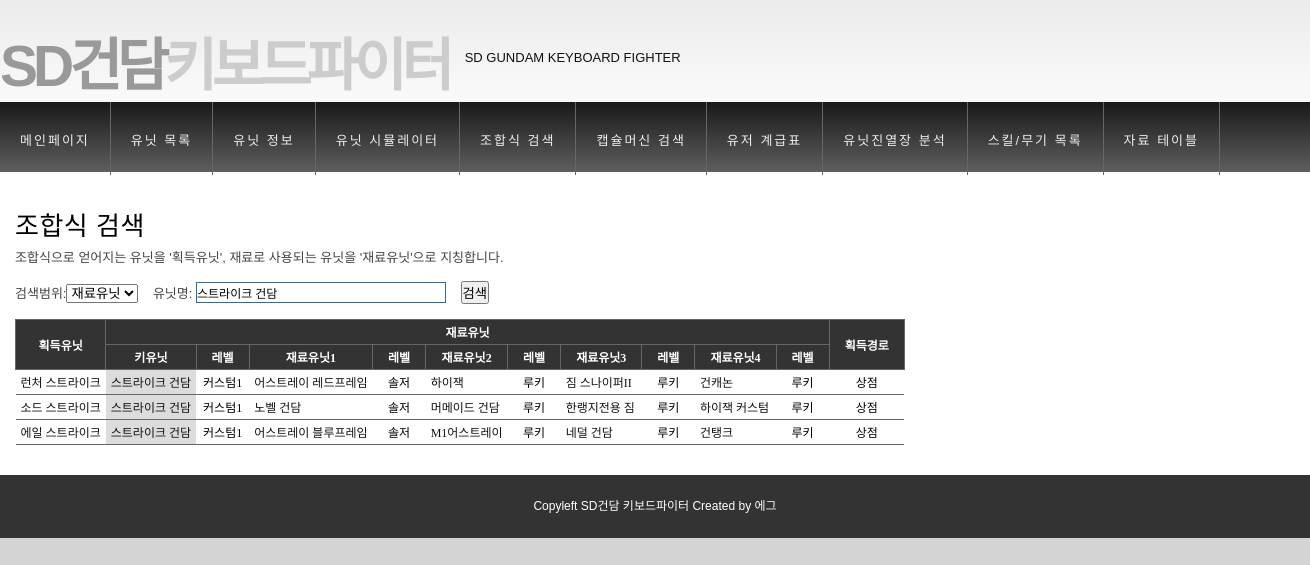
Page /mix_search.php?searchRange_q=mat&unitID_q=15003 on the earlier database version.
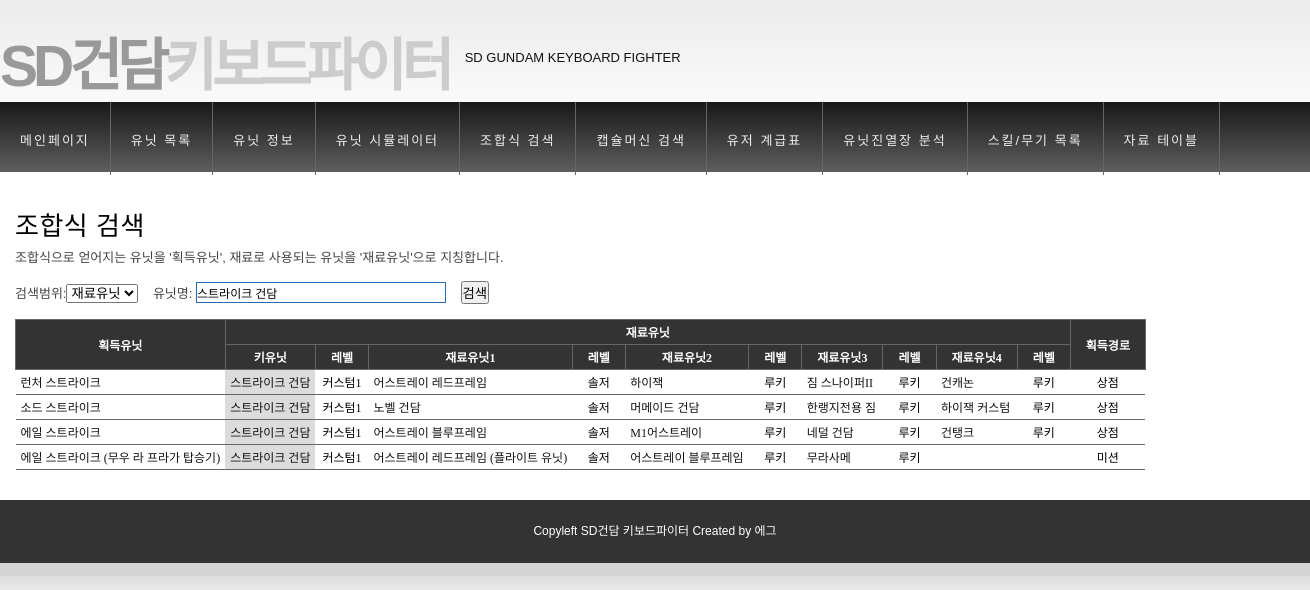
Same page on the later database version.
### tables this page shows
CREATE TABLE IF NOT EXISTS `unit` (
  `UnitID` int(11) DEFAULT NULL,
  `UnitNo` int(11) DEFAULT NULL,
  `Model` varchar(30) DEFAULT NULL,
  `RankPrefix` char(1) DEFAULT NULL,
  `RankSuffix` char(1) DEFAULT NULL,
  `Property` varchar(3) DEFAULT NULL,
  `Weapon1No` int(11) DEFAULT NULL,
  `Weapon1Name` varchar(20) DEFAULT NULL,
  `Weapon2No` int(11) DEFAULT NULL,
  `Weapon2Name` varchar(20) DEFAULT NULL,
  `Weapon3No` int(11) DEFAULT NULL,
  `Weapon3Name` varchar(20) DEFAULT NULL,
  `Weapon4No` int(11) DEFAULT NULL,
  `Weapon4Name` varchar(20) DEFAULT NULL,
  `Weapon5No` int(11) DEFAULT NULL,
  `Weapon5Name` varchar(20) DEFAULT NULL,
  `Weapon6No` int(11) DEFAULT NULL,
  `Weapon6Name` varchar(20) DEFAULT NULL,
  `Skill1Name` varchar(20) DEFAULT NULL,
  `Skill2Name` varchar(20) DEFAULT NULL,
  `Skill3Name` varchar(20) DEFAULT NULL,
  `UnitStat1` float DEFAULT NULL,
  `UnitStat2` float DEFAULT NULL,
  `UnitStat3` float DEFAULT NULL,
  `UnitStat4` float DEFAULT NULL,
  `UnitStat5` float DEFAULT NULL,
  `UnitStat6` float DEFAULT NULL,
  `Comment` text,
  `Landform` varchar(5) DEFAULT NULL,
  `Modification` varchar(3) DEFAULT NULL,
  `Repair` varchar(3) DEFAULT NULL,
  `Oversize` varchar(3) DEFAULT NULL,
  `Sniping` varchar(3) DEFAULT NULL
);

CREATE TABLE IF NOT EXISTS `mix` (
  `ResultUnitID` int(11) DEFAULT NULL,
  `KeyUnitID` int(11) DEFAULT NULL,
  `KeyUnitLevel` varchar(5) DEFAULT NULL,
  `MatUnit1ID` int(11) DEFAULT NULL,
  `MatUnit1Level` varchar(5) DEFAULT NULL,
  `MatUnit2ID` int(11) DEFAULT NULL,
  `MatUnit2Level` varchar(5) DEFAULT NULL,
  `MatUnit3ID` int(11) DEFAULT NULL,
  `MatUnit3Level` varchar(5) DEFAULT NULL,
  `MatUnit4ID` int(11) DEFAULT NULL,
  `MatUnit4Level` varchar(5) DEFAULT NULL,
  `Acquisition` varchar(5) DEFAULT NULL
);

### inc/function.php (called while the page is built, shortened)
<?
function GetModelByUnitID($unitID){
	$query="SELECT Model FROM unit WHERE UnitID='$unitID'";
	$result=mysql_query($query);
	$row=mysql_fetch_array($result);
	return $row['Model'];
}
?>

### mix_search.php (the view, shortened to what this page needs)
<?
include_once("header.php");
$unitID="";
$model="";
if( strlen($_GET["unitID_q"])!=0 ){
	$unitID=$_GET["unitID_q"];
	$model=getModelByUnitID($unitID);
}else if(strlen($_GET["model_q"])!=0){
	$model=$_GET["model_q"];
	$unitID=getUnitIDByModel($model);
	if(strlen($unitID)==0){
		$unitID="";
	}
}
$searchRange="";
if( strlen($_GET["searchRange_q"])!=0 ){
	$searchRange=$_GET["searchRange_q"];
}
$query="SELECT
	r.Model AS ResultUnitName,	m.ResultUnitID,
	k.Model AS KeyUnitName, m.KeyUnitLevel, m.KeyUnitID,
	m1.Model AS MatUnit1Name, m.MatUnit1Level, m.MatUnit1ID,
	m2.Model AS MatUnit2Name, m.MatUnit2Level, m.MatUnit2ID,
	m3.Model AS MatUnit3Name, m.MatUnit3Level, m.MatUnit3ID,
	m4.Model AS MatUnit4Name, m.MatUnit4Level, m.MatUnit4ID,
	m.Acquisition
	FROM mix AS m
	LEFT JOIN unit AS r ON m.ResultUnitID=r.UnitID
	LEFT JOIN unit AS k ON m.KeyUnitID=k.UnitID
	LEFT JOIN unit AS m1 ON m.MatUnit1ID=m1.UnitID
	LEFT JOIN unit AS m2 ON m.MatUnit2ID=m2.UnitID
	LEFT JOIN unit AS m3 ON m.MatUnit3ID=m3.UnitID
	LEFT JOIN unit AS m4 ON m.MatUnit4ID=m4.UnitID";
$query_order="ORDER BY ResultUnitName ASC";
$query_result="r.UnitID='$unitID'";
$query_mat=" (k.UnitID='$unitID' OR
	m1.UnitID='$unitID' OR
	m2.UnitID='$unitID' OR
	m3.UnitID='$unitID' OR
	m4.UnitID='$unitID')";
$query_final="";
if($unitID==""){
	$query_final=$query." ".$query_order;
}else if($searchRange=="result"){
	$query_final=$query." WHERE ".$query_result." ".$query_order;
}else if($searchRange=="mat"){
	$query_final=$query." WHERE ".$query_mat." ".$query_order;
}else{
	$query_final=$query." WHERE ".$query_result." OR ".$query_mat." ".$query_order;
}
$result=mysql_query($query_final);
?>
<h2>조합식 검색</h2>
조합식으로 얻어지는 유닛을 '획득유닛', 재료로 사용되는 유닛을 '재료유닛'으로 지칭합니다.<br/>
<br/>
<form action="mix_search.php" method="get">
	검색범위:<select name="searchRange_q">
		<option value="mat" <?if($searchRange=="mat"){echo "selected='selected'"; }?> >재료유닛</option>
	</select>
	&nbsp;&nbsp;
	유닛명: <input type="text" autocomplete="off" id="model_q" name="model_q" class="inputtext suggest_common" value="<?=$model?>"/>
	<input type="submit" value="검색" />
</form>
<br/>
<table class="example">
<thead>
<tr>
	<th rowspan="2">획득유닛</th>
	<th colspan="10">재료유닛</th>
	<th rowspan="2">획득경로</th>
</tr>
<tr>
	<th>키유닛</th>
	<th>레벨</th>
	<th>재료유닛1</th>
	<th>레벨</th>
	<th>재료유닛2</th>
	<th>레벨</th>
	<th>재료유닛3</th>
	<th>레벨</th>
	<th>재료유닛4</th>
	<th>레벨</th>
</tr>
</thead>
<tbody>
<?
if(!mysql_num_rows($result)){
	echo"<tr>
		<td colspan='12'><center><br/>검색 결과가 없습니다.<br/><br/></center></td>
		</tr>";
}else{
	while($row = mysql_fetch_array($result)){
		echo "<tr>";
		$searched="";
		echo "<td $searched><a href='unit_info.php?unitID_q=$row[ResultUnitID]'>$row[ResultUnitName]</a></td>";
		$searched="";
		if(strlen($unitID)!=0 && $unitID==$row[KeyUnitID]){
			$searched="class='searched'";
		}
		echo "<td $searched><a href='unit_info.php?unitID_q=$row[KeyUnitID]'>$row[KeyUnitName]</a></td>";
		echo "<td class='center'>$row[KeyUnitLevel]</td>";
		$searched="";
		echo "<td $searched><a href='unit_info.php?unitID_q=$row[MatUnit1ID]'>$row[MatUnit1Name]</a></td>";
		echo "<td class='center'>$row[MatUnit1Level]</td>";
		$searched="";
		echo "<td $searched><a href='unit_info.php?unitID_q=$row[MatUnit2ID]'>$row[MatUnit2Name]</a></td>";
		echo "<td class='center'>$row[MatUnit2Level]</td>";
		$searched="";
		echo "<td $searched><a href='unit_info.php?unitID_q=$row[MatUnit3ID]'>$row[MatUnit3Name]</a></td>";
		echo "<td class='center'>$row[MatUnit3Level]</td>";
		$searched="";
		echo "<td $searched><a href='unit_info.php?unitID_q=$row[MatUnit4ID]'>$row[MatUnit4Name]</a></td>";
		echo "<td class='center'>$row[MatUnit4Level]</td>";
		echo "<td class='center'>$row[Acquisition]</td>";
		echo "</tr>";
	}
}
?>
</tbody>
</table>
<?
include_once("footer.php");
?>

### header.php (shortened to what this page needs)
<?
include_once("inc/function.php");
?>
<html>
<head>
<link rel="stylesheet" href="styles/styles.css" type="text/css" />
<link rel="stylesheet" href="styles/table.css" type="text/css" />
<link rel="stylesheet" href="styles/unitInfo.css" type="text/css" />
<link rel="stylesheet" href="styles/unitSimulator.css" type="text/css" />
<link rel="stylesheet" href="styles/suggest.css" type="text/css" />
</head>
<body>
<table id="container">
<tr>
<td id="header">
	<h1><a href="index.php">SD건담<strong>키보드파이터</strong></a></h1>
	<h2>SD Gundam Keyboard Fighter</h2>
</td>
</tr>
<tr>
<td id="nav">
	<ul>
		<li><a href="index.php">메인페이지</a></li>
		<li><a href="unit_list.php">유닛 목록</a></li>
		<li><a href="unit_info.php">유닛 정보</a></li>
		<li><a href="unit_simulator.php">유닛 시뮬레이터</a></li>
		<li><a href="mix_search.php">조합식 검색</a></li>
		<li><a href="capsule_search.php">캡슐머신 검색</a></li>
		<li><a href="user_rank.php">유저 계급표</a></li>
		<li><a href="diorama_analysis.php">유닛진열장 분석</a></li>
		<li><a href="skill_weapon_list.php">스킬/무기 목록</a></li>
		<li><a href="data_table.php">자료 테이블</a></li>
	</ul>
</td>
</tr>
 <tr>
 <td id="content">

### footer.php (shortened to what this page needs)
</td>
</tr>
<tr>
<td id="footer">
 <p>Copyleft SD건담 키보드파이터 Created by <a href="http://lsm1987.tistory.com" target="_blank">에그</a></p>
</td>
</tr>
</table>
</body>
</html>

### styles/styles.css (style rules this page uses)
html { width:100%; }
body { background: #fff url('../images/bodybg.jpg') repeat-x scroll top left; margin:0; padding:0; font-family: Dotum, Arial, Helvetica, sans-serif; font-size: 12px; color: #444; width:100%; }
* { margin:0; padding:0; }
table { border:0px; padding:0px; margin:0px; border-collapse: collapse; }
p { line-height: 1.9em; margin-bottom: 20px; }
a:link { color: #111; text-decoration: none; }
h1 { color: #999; font-size: 35px; }
h2 { color: #000; font-family: Dotum, Arial, Helvetica, sans-serif; font-size: 26px; letter-spacing: 0.5px; font-weight: normal; padding: 0 0 5px; margin: 0; }
ul, ol { margin: 0 0 35px 35px; }
li { padding-bottom: 5px; }
.center { text-align:center; }
.inputtext { border:1px solid #2969b0; height:21px; padding-top:2px; font-size:12px; font-family:Dotum,����; }
#container { margin:0; padding:0; width:100%; }
#header { padding: 0; margin: 0; height: 94px; }
#header h1 { padding-top: 20px; }
#header h1 a { font-family: dotum, Arial, Helvetica, sans-serif; color: #999; font-size: 57px; font-weight: bold; text-decoration: none; letter-spacing: -5px; float: left; }
#header h1 a strong { font-weight: bold; color: #ccc; }
#header h2 { color: #111; float: left; font-family: Arial, Helvetica, sans-serif; font-size: 13px; margin-left: 12px; margin-top: 30px; padding-left: 4px; text-transform: uppercase; letter-spacing: 0; }
#nav { background: #fff url('../images/navbg.jpg') repeat-x scroll top left; height: 70px; width: 100%; }
#nav ul { list-style: none; padding: 0; margin: 0; height: 70px; width:1300px; white-space:nowrap; }
#nav ul li { float: left; display:inline; padding: 0; white-space:nowrap; }
#nav ul li a { color: #EEEEEE; display: block; font-family: Dotum, Tahoma, Geneva, sans-serif; font-size: 13px; font-weight: normal; letter-spacing: 2px; padding: 28px 20px 26px; text-decoration: none; border-right: 1px solid #666; float: left; }
#content { background-color:#fff; padding: 30px 15px; font-family: Dotum, Tahoma, Geneva, sans-serif; font-size: 13px; }
#footer { background: #333 none repeat-x scroll top left; padding: 20px 5px; }
#footer p { text-align: center; color: #fff; font-size: 12px; font-family: Arial, Helvetica, sans-serif; margin: 0; padding-left: 0; }
#footer p a { color: #fff; }

### styles/table.css (style rules this page uses)
table.example { border-collapse:collapse; font-size:9pt; font-family:dotum; }
table.example th { background-color:#333; color:white; border:1px solid #666; padding:3px 15px 3px 15px; white-space:nowrap; }
table.example td { color:black; border-bottom: 1px solid #666; padding:3px 5px 3px 5px; white-space:nowrap; }
table.example tbody tr td.searched { background-color:#DCDCDC; }
table.example tbody a:link { text-decoration:none; }

### styles/suggest.css (style rules this page uses)
.suggest_common { width:250px; }

Differences in the rows shown:
added mix: unit.Model "에일 스트라이크 (무우 라 프라가 탑승기)", unit.Model "스트라이크 건담", KeyUnitLevel "커스텀1", unit.Model "어스트레이 레드프레임 (플라이트 유닛)", MatUnit1Level "솔저", unit.Model "어스트레이 블루프레임", MatUnit2Level "루키", unit.Model "무라사메", MatUnit3Level "루키", Acquisition "미션"
